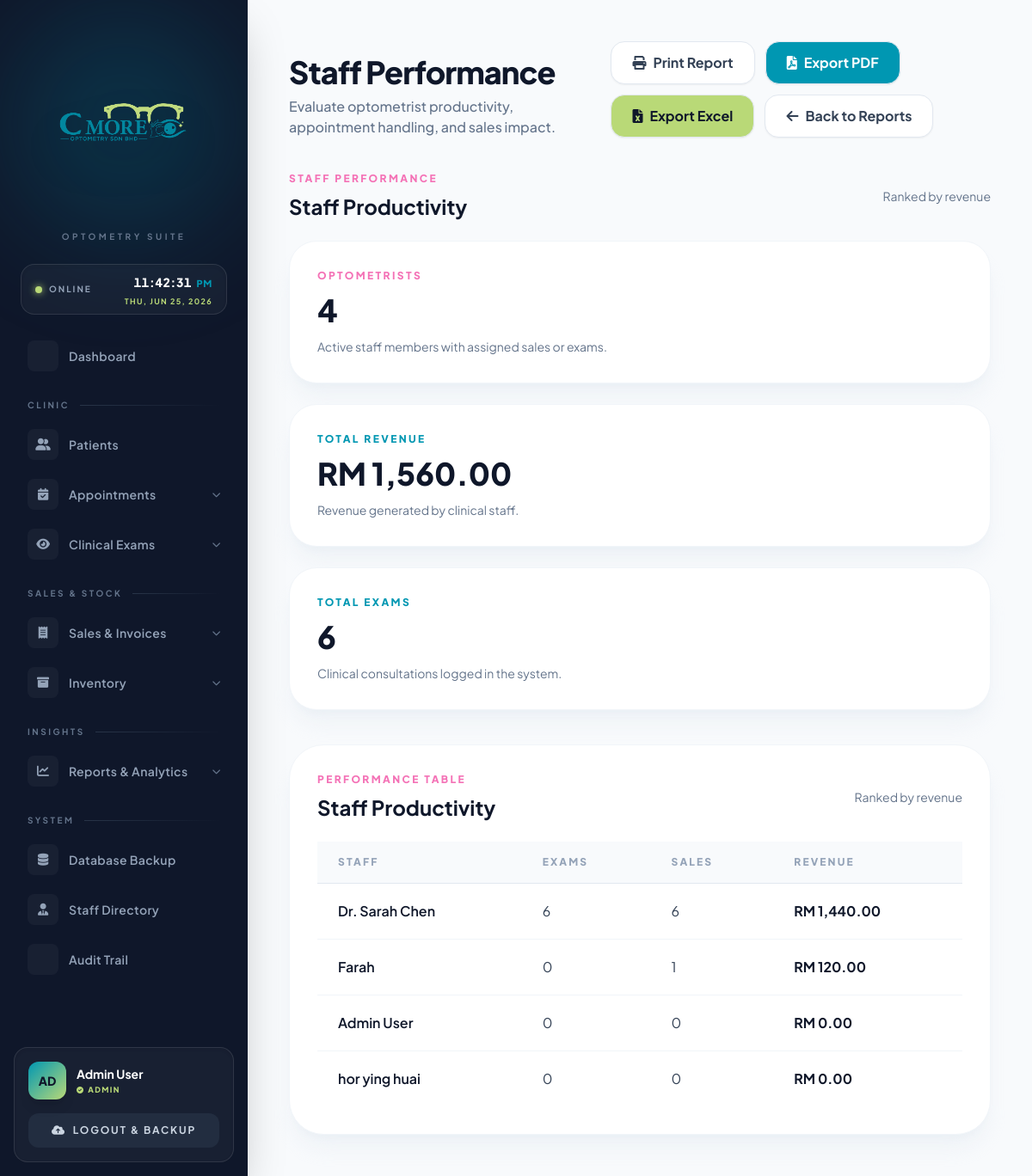
The page /report_staff.php (signed in) on the database its author committed.
### tables this page shows
CREATE TABLE `user` (
  `USER_ID` int(11) NOT NULL AUTO_INCREMENT,
  `NAME` varchar(100) NOT NULL,
  `EMAIL` varchar(100) NOT NULL,
  `PASSWORD` varchar(255) NOT NULL,
  `ROLE` varchar(50) NOT NULL,
  `FIRST_LOGIN_OTP` tinyint(1) DEFAULT 1,
  PRIMARY KEY (`USER_ID`),
  UNIQUE KEY `EMAIL` (`EMAIL`)
);

### report_staff.php (the view, shortened to what this page needs)
<?php include('config.php'); ?>
<!DOCTYPE html>
<html lang="en">
<head>
    <script src="https://cdn.tailwindcss.com"></script>
    <link rel="stylesheet" href="https://cdnjs.cloudflare.com/ajax/libs/font-awesome/6.0.0/css/all.min.css">
</head>
<body class="bg-[#f8fafc] flex min-h-screen text-slate-900">
    <?php include('sidebar.php'); ?>
    <main class="flex-1 ml-72 p-12">
        <header class="flex flex-col lg:flex-row justify-between items-start lg:items-end gap-6 mb-10">
            <div>
                <h1 class="text-4xl font-extrabold text-slate-900 tracking-tight">Staff Performance</h1>
                <p class="text-slate-500 font-medium mt-2">Evaluate optometrist productivity, appointment handling, and sales impact.</p>
            </div>
            <div class="flex flex-wrap gap-3">
                <button type="button" onclick="printReport()" class="inline-flex items-center gap-2 rounded-2xl border border-slate-200 bg-white px-6 py-3 text-slate-700 font-bold shadow-sm hover:bg-slate-50 transition">
                    <i class="fa-solid fa-print"></i> Print Report
                </button>
                <a href="?export=pdf" class="inline-flex items-center gap-2 rounded-2xl border border-slate-200 bg-[#0097B2] px-6 py-3 text-white font-bold shadow-sm hover:bg-teal-600 transition">
                    <i class="fa-solid fa-file-pdf"></i> Export PDF
                </a>
                <a href="?export=excel" class="inline-flex items-center gap-2 rounded-2xl border border-slate-200 bg-[#B9D977] px-6 py-3 text-slate-900 font-bold shadow-sm hover:bg-lime-400 transition">
                    <i class="fa-solid fa-file-excel"></i> Export Excel
                </a>
                <a href="reports.php" class="inline-flex items-center gap-2 rounded-2xl border border-slate-200 bg-white px-6 py-3 text-slate-700 font-bold shadow-sm hover:bg-slate-50 transition">
                    <i class="fa-solid fa-arrow-left"></i> Back to Reports
                </a>
            </div>
        </header>
        <div id="reportContent">
            <?php
            $staff_stats = mysqli_query($conn, "SELECT u.USER_ID, u.NAME, COALESCE(x.exam_count,0) AS exam_count, COALESCE(y.sales_count,0) AS sales_count, COALESCE(y.revenue,0) AS revenue FROM USER u LEFT JOIN (SELECT OPTOMETRIST_ID, COUNT(*) AS exam_count FROM EYE_EXAMINATION GROUP BY OPTOMETRIST_ID) x ON x.OPTOMETRIST_ID = u.USER_ID LEFT JOIN (SELECT STAFF_ID, COUNT(*) AS sales_count, SUM(TOTAL_AMOUNT) AS revenue FROM SALES GROUP BY STAFF_ID) y ON y.STAFF_ID = u.USER_ID ORDER BY revenue DESC, exam_count DESC");
            ?>
            <div class="flex items-center justify-between mb-6">
                <div>
                    <p class="text-xs font-black uppercase tracking-[0.2em] text-[#f472b6]">Staff Performance</p>
                    <h2 class="text-2xl font-bold text-slate-900 mt-2">Staff Productivity</h2>
                </div>
                <span class="text-sm text-slate-500">Ranked by revenue</span>
            </div>
            <div class="grid gap-6 xl:grid-cols-3 mb-10">
                <div class="rounded-[2rem] bg-white p-8 border border-slate-100 shadow-xl shadow-slate-200/40">
                    <p class="text-xs font-black uppercase tracking-[0.2em] text-[#f472b6] mb-3">Optometrists</p>
                    <p class="text-4xl font-black text-slate-900"><?php echo mysqli_num_rows($staff_stats); ?></p>
                    <p class="text-sm text-slate-500 mt-3">Active staff members with assigned sales or exams.</p>
                </div>
                <div class="rounded-[2rem] bg-white p-8 border border-slate-100 shadow-xl shadow-slate-200/40">
                    <?php
                    $total_revenue = mysqli_fetch_assoc(mysqli_query($conn, "SELECT COALESCE(SUM(TOTAL_AMOUNT),0) AS total FROM SALES"));
                    ?>
                    <p class="text-xs font-black uppercase tracking-[0.2em] text-[#0097B2] mb-3">Total Revenue</p>
                    <p class="text-4xl font-black text-slate-900">RM <?php echo number_format($total_revenue['total'],2); ?></p>
                    <p class="text-sm text-slate-500 mt-3">Revenue generated by clinical staff.</p>
                </div>
                <div class="rounded-[2rem] bg-white p-8 border border-slate-100 shadow-xl shadow-slate-200/40">
                    <?php $appointment_count = mysqli_fetch_assoc(mysqli_query($conn, "SELECT COUNT(*) AS total FROM EYE_EXAMINATION")); ?>
                    <p class="text-xs font-black uppercase tracking-[0.2em] text-[#0097B2] mb-3">Total Exams</p>
                    <p class="text-4xl font-black text-slate-900"><?php echo number_format($appointment_count['total']); ?></p>
                    <p class="text-sm text-slate-500 mt-3">Clinical consultations logged in the system.</p>
                </div>
            </div>
            <section class="rounded-[2.5rem] bg-white p-8 border border-slate-100 shadow-xl shadow-slate-200/40 overflow-hidden">
                <div class="flex items-center justify-between mb-6">
                    <div>
                        <p class="text-xs font-black uppercase tracking-[0.2em] text-[#f472b6]">Performance Table</p>
                        <h2 class="text-2xl font-bold text-slate-900 mt-2">Staff Productivity</h2>
                    </div>
                    <span class="text-sm text-slate-500">Ranked by revenue</span>
                </div>
                <?php if($staff_stats && mysqli_num_rows($staff_stats) > 0): ?>
                    <div class="overflow-x-auto">
                        <table class="min-w-full text-left border-collapse">
                            <thead class="bg-slate-50 border-b border-slate-200">
                                <tr>
                                    <th class="px-6 py-4 text-xs font-black uppercase tracking-[0.18em] text-slate-400">Staff</th>
                                    <th class="px-6 py-4 text-xs font-black uppercase tracking-[0.18em] text-slate-400">Exams</th>
                                    <th class="px-6 py-4 text-xs font-black uppercase tracking-[0.18em] text-slate-400">Sales</th>
                                    <th class="px-6 py-4 text-xs font-black uppercase tracking-[0.18em] text-slate-400">Revenue</th>
                                </tr>
                            </thead>
                            <tbody class="divide-y divide-slate-100">
                                <?php
                                mysqli_data_seek($staff_stats, 0);
                                while($staff = mysqli_fetch_assoc($staff_stats)):
                                ?>
                                    <tr class="hover:bg-slate-50 transition-colors">
                                        <td class="px-6 py-5 font-semibold text-slate-900"><?php echo htmlspecialchars($staff['NAME']); ?></td>
                                        <td class="px-6 py-5 text-slate-700"><?php echo number_format($staff['exam_count']); ?></td>
                                        <td class="px-6 py-5 text-slate-700"><?php echo number_format($staff['sales_count']); ?></td>
                                        <td class="px-6 py-5 font-bold text-slate-900">RM <?php echo number_format($staff['revenue'],2); ?></td>
                                    </tr>
                                <?php endwhile; ?>
                            </tbody>
                        </table>
                    </div>
                <?php else: ?>
                    <p class="text-sm text-slate-500">No staff performance data is currently available.</p>
                <?php endif; ?>
            </section>
        </div>
    </main>
</body>
</html>

### report_staff.php (style rules this page uses)
body { font-family: 'Plus Jakarta Sans', sans-serif; }

### rows shown on the page
user: NAME "Dr. Sarah Chen", exam_count "6", sales_count "6", revenue "1,440.00"
user: NAME "Farah", exam_count "0", sales_count "1", revenue "120.00"
user: NAME "Admin User", exam_count "0", sales_count "0", revenue "0.00"
user: NAME "hor ying huai", exam_count "0", sales_count "0", revenue "0.00"

### other values the page prints
$label "Dashboard Patients Database Backup Staff Directory Audit Trail"
$label "CLINIC SALES & STOCK INSIGHTS SYSTEM"
$label "Appointments Clinical Exams Sales & Invoices Inventory Reports & Analytics"
substr($_SESSION['NAME'], 0, 2) "AD"
$_SESSION['NAME'] "Admin User"
$user_role "ADMIN"
mysqli_num_rows($staff_stats) "4"
$total_revenue['total'] "1,560.00"
$appointment_count['total'] "6"
